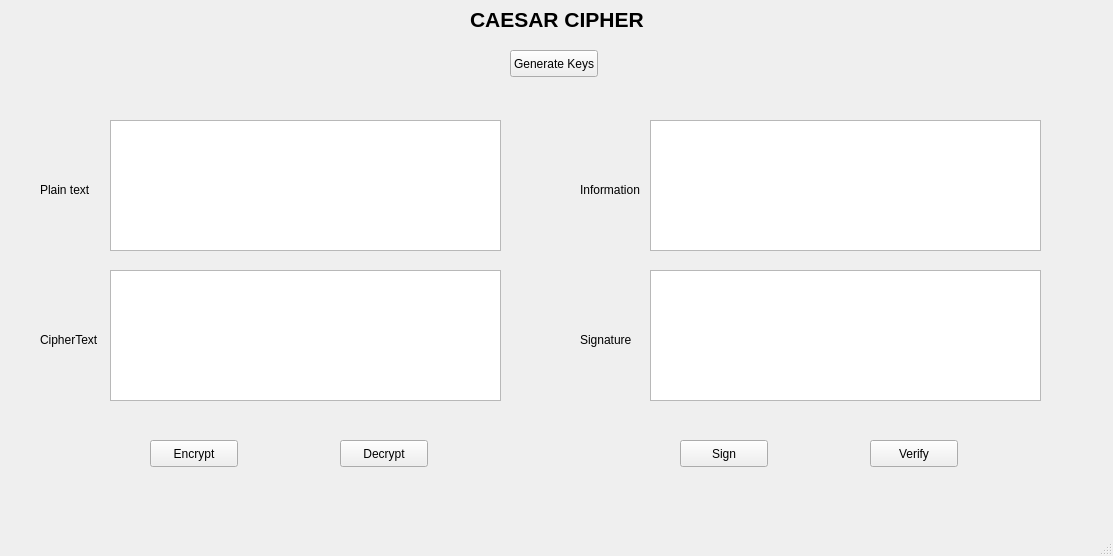
<?xml version="1.0" encoding="UTF-8"?>
<ui version="4.0">
 <class>MainWindow</class>
 <widget class="QMainWindow" name="MainWindow">
  <property name="geometry">
   <rect>
    <x>0</x>
    <y>0</y>
    <width>1113</width>
    <height>556</height>
   </rect>
  </property>
  <property name="windowTitle">
   <string>MainWindow</string>
  </property>
  <widget class="QWidget" name="centralwidget">
   <widget class="QLabel" name="label">
    <property name="geometry">
     <rect>
      <x>470</x>
      <y>10</y>
      <width>191</width>
      <height>19</height>
     </rect>
    </property>
    <property name="font">
     <font>
      <pointsize>16</pointsize>
      <weight>75</weight>
      <bold>true</bold>
     </font>
    </property>
    <property name="text">
     <string>CAESAR CIPHER</string>
    </property>
   </widget>
   <widget class="QPlainTextEdit" name="txt_plain_text">
    <property name="geometry">
     <rect>
      <x>110</x>
      <y>120</y>
      <width>391</width>
      <height>131</height>
     </rect>
    </property>
   </widget>
   <widget class="QLabel" name="label_2">
    <property name="geometry">
     <rect>
      <x>40</x>
      <y>180</y>
      <width>66</width>
      <height>19</height>
     </rect>
    </property>
    <property name="text">
     <string>Plain text</string>
    </property>
   </widget>
   <widget class="QLabel" name="label_4">
    <property name="geometry">
     <rect>
      <x>40</x>
      <y>330</y>
      <width>81</width>
      <height>19</height>
     </rect>
    </property>
    <property name="text">
     <string>CipherText</string>
    </property>
   </widget>
   <widget class="QPlainTextEdit" name="txt_cipher_text">
    <property name="geometry">
     <rect>
      <x>110</x>
      <y>270</y>
      <width>391</width>
      <height>131</height>
     </rect>
    </property>
   </widget>
   <widget class="QPushButton" name="btn_decrypt">
    <property name="geometry">
     <rect>
      <x>340</x>
      <y>440</y>
      <width>88</width>
      <height>27</height>
     </rect>
    </property>
    <property name="text">
     <string>Decrypt</string>
    </property>
   </widget>
   <widget class="QPushButton" name="btn_encrypt">
    <property name="geometry">
     <rect>
      <x>150</x>
      <y>440</y>
      <width>88</width>
      <height>27</height>
     </rect>
    </property>
    <property name="text">
     <string>Encrypt</string>
    </property>
   </widget>
   <widget class="QLabel" name="label_3">
    <property name="geometry">
     <rect>
      <x>580</x>
      <y>180</y>
      <width>66</width>
      <height>19</height>
     </rect>
    </property>
    <property name="text">
     <string>Information</string>
    </property>
   </widget>
   <widget class="QPlainTextEdit" name="txt_info">
    <property name="geometry">
     <rect>
      <x>650</x>
      <y>120</y>
      <width>391</width>
      <height>131</height>
     </rect>
    </property>
   </widget>
   <widget class="QLabel" name="label_5">
    <property name="geometry">
     <rect>
      <x>580</x>
      <y>330</y>
      <width>81</width>
      <height>19</height>
     </rect>
    </property>
    <property name="text">
     <string>Signature</string>
    </property>
   </widget>
   <widget class="QPlainTextEdit" name="txt_sign">
    <property name="geometry">
     <rect>
      <x>650</x>
      <y>270</y>
      <width>391</width>
      <height>131</height>
     </rect>
    </property>
   </widget>
   <widget class="QPushButton" name="btn_verify">
    <property name="geometry">
     <rect>
      <x>870</x>
      <y>440</y>
      <width>88</width>
      <height>27</height>
     </rect>
    </property>
    <property name="text">
     <string>Verify</string>
    </property>
   </widget>
   <widget class="QPushButton" name="btn_sign">
    <property name="geometry">
     <rect>
      <x>680</x>
      <y>440</y>
      <width>88</width>
      <height>27</height>
     </rect>
    </property>
    <property name="text">
     <string>Sign</string>
    </property>
   </widget>
   <widget class="QPushButton" name="btn_gen_keys">
    <property name="geometry">
     <rect>
      <x>510</x>
      <y>50</y>
      <width>88</width>
      <height>27</height>
     </rect>
    </property>
    <property name="text">
     <string>Generate Keys</string>
    </property>
   </widget>
  </widget>
  <widget class="QMenuBar" name="menubar">
   <property name="geometry">
    <rect>
     <x>0</x>
     <y>0</y>
     <width>1113</width>
     <height>21</height>
    </rect>
   </property>
  </widget>
  <widget class="QStatusBar" name="statusbar"/>
 </widget>
 <resources/>
 <connections/>
</ui>
